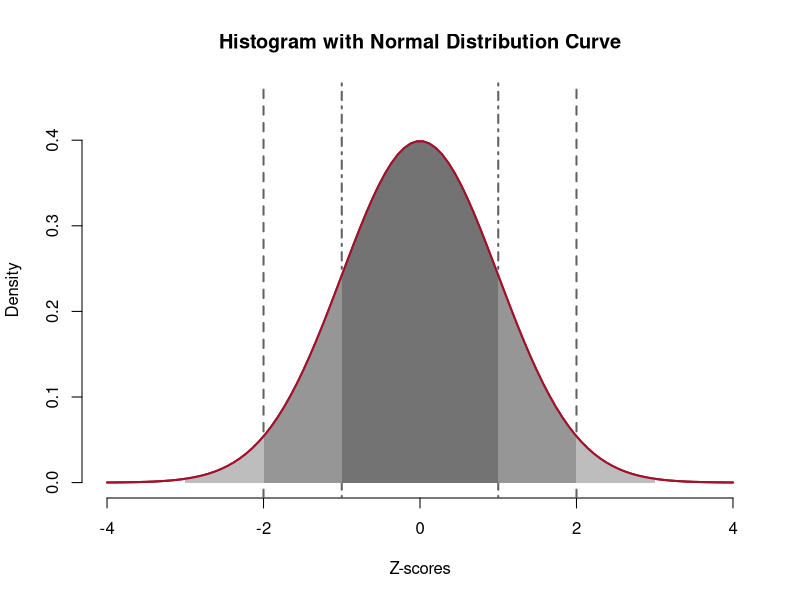

Source code (R):
# normal distribution
set.seed(123)
data <- rnorm(1000, mean=0, sd=1)

# histogram 
hist(data, probability=TRUE, main='Histogram with Normal Distribution Curve', 
     xlab='Z-scores', border='white', col='white', xlim=c(-4, 4), ylim=c(0, 0.45))

# add normal distribution curve
x <- seq(-4, 4, length=100)
y <- dnorm(x, mean=0, sd=1)
lines(x, y, col='#A1112A', lwd=2)

# add z-scores
abline(v=c(-1, 1), col='#636363', lwd=2, lty=4) 
abline(v=c(-2, 2), col='#636363', lwd=2, lty=2)

# area under the curve
polygon(c(-3, seq(-3, 3, length=100), 3), c(0, dnorm(seq(-3, 3, length=100)), 0), col='#bdbdbd', border=NA)
polygon(c(-2, seq(-2, 2, length=100), 2), c(0, dnorm(seq(-2, 2, length=100)), 0), col='#969696', border=NA)
polygon(c(-1, seq(-1, 1, length=100), 1), c(0, dnorm(seq(-1, 1, length=100)), 0), col='#737373', border=NA)
lines(x, y, col='#A1112A', lwd=2)

